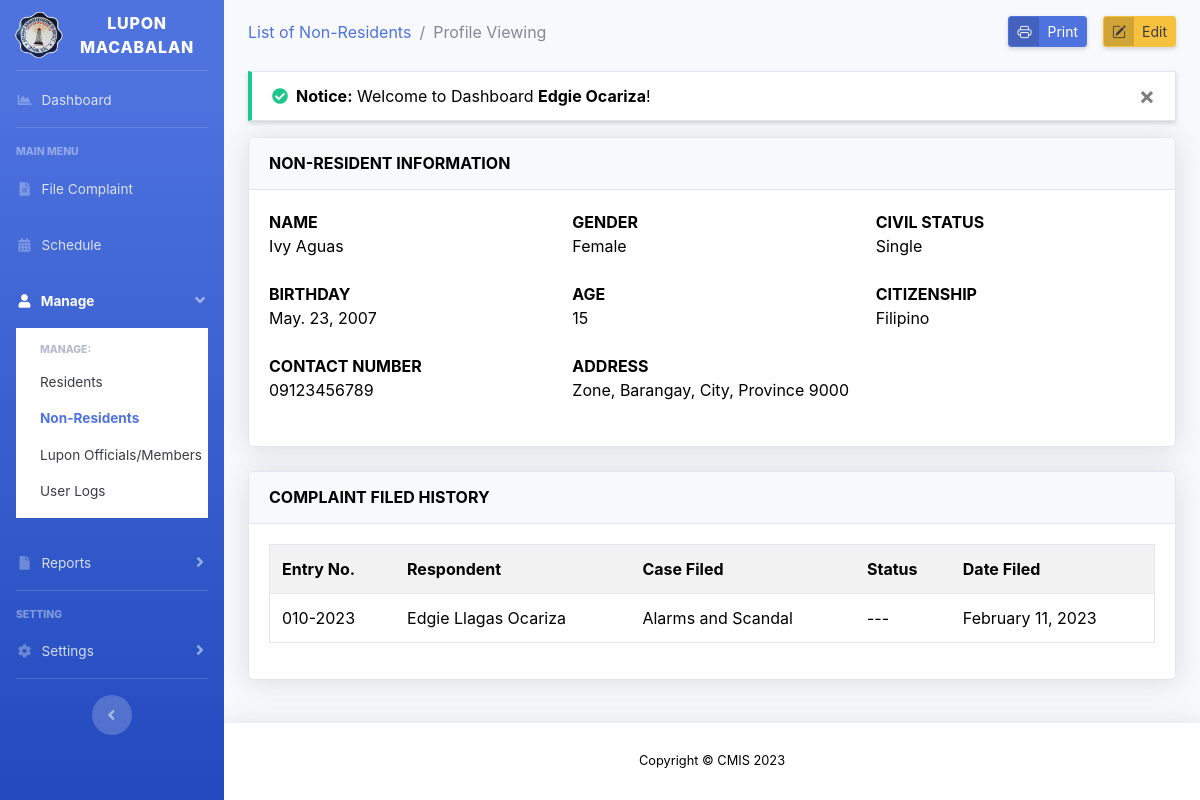
/view-non-resident-profile.php?id=3 (signed in), run on an earlier commit of the app's database.
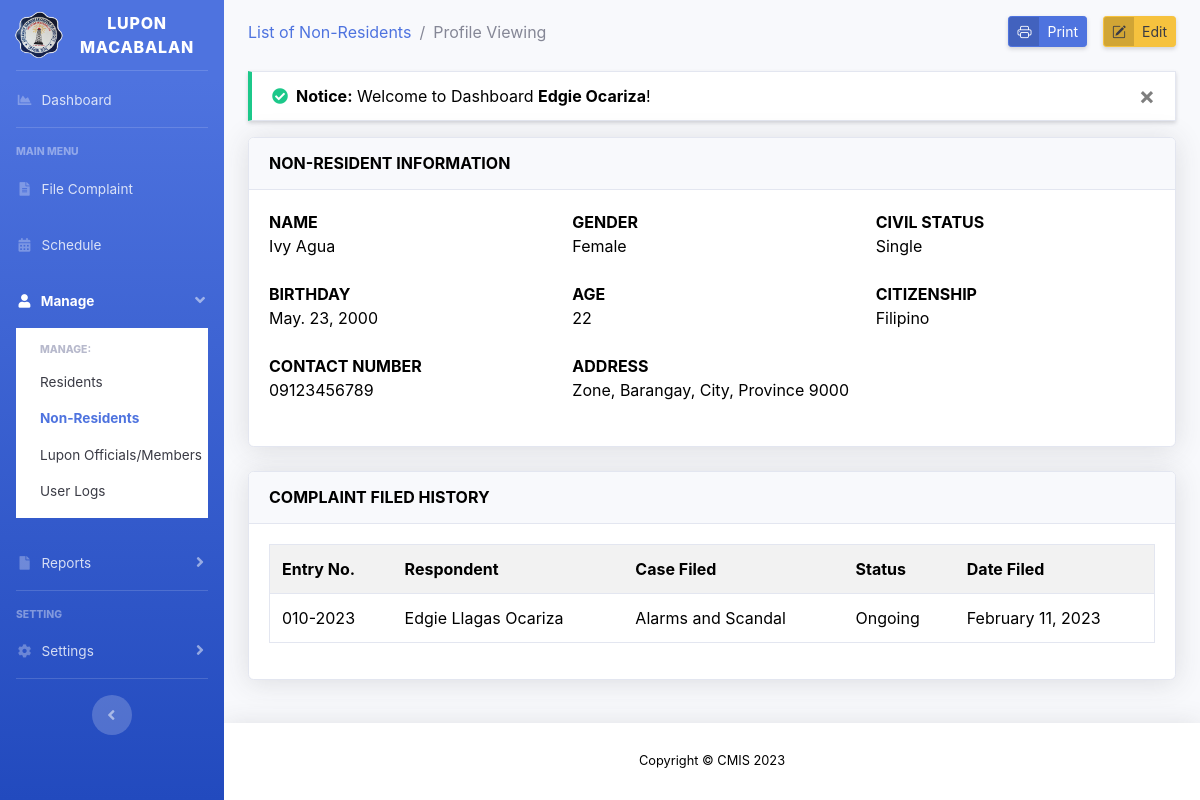
And on a later commit of the database.
### tables this page shows
CREATE TABLE `tbl_non_residents` (
  `nres_id` int(15) unsigned NOT NULL AUTO_INCREMENT,
  `nres_fname` varchar(50) NOT NULL,
  `nres_mname` varchar(50) NOT NULL,
  `nres_lname` varchar(50) NOT NULL,
  `nres_suffix` varchar(5) NOT NULL,
  `nres_birthday` date NOT NULL,
  `nres_age` int(3) NOT NULL,
  `nres_gender` text NOT NULL,
  `citizenship_id` int(11) NOT NULL,
  `nres_cstatus` text NOT NULL,
  `nres_zone` text NOT NULL,
  `nres_barangay` text NOT NULL,
  `nres_city` text NOT NULL,
  `nres_province` text NOT NULL,
  `nres_zcode` text NOT NULL,
  `nres_contact` varchar(11) NOT NULL,
  `nres_regdatetime` timestamp NOT NULL DEFAULT current_timestamp(),
  `nres_moddatetime` timestamp NOT NULL DEFAULT current_timestamp() ON UPDATE current_timestamp(),
  PRIMARY KEY (`nres_id`),
  KEY `citizenship_id` (`citizenship_id`)
);

CREATE TABLE `tbl_file_complaint` (
  `fc_id` varchar(50) NOT NULL,
  `comp_id` int(15) NOT NULL,
  `resp_id` int(15) NOT NULL,
  `com_id` int(15) NOT NULL,
  `fc_statement` text NOT NULL,
  `status_id` tinyint(3) NOT NULL DEFAULT 1,
  `fc_type` tinyint(3) NOT NULL DEFAULT 0 COMMENT '[0] = Resident\r\n[1] = Non Resident',
  `fc_regdatetime` timestamp NOT NULL DEFAULT current_timestamp(),
  `fc_moddatetime` timestamp NOT NULL DEFAULT current_timestamp() ON UPDATE current_timestamp(),
  PRIMARY KEY (`fc_id`),
  KEY `comp_id` (`comp_id`,`resp_id`,`com_id`,`status_id`)
);

CREATE TABLE `tbl_residents` (
  `res_id` int(15) unsigned NOT NULL AUTO_INCREMENT,
  `res_fname` varchar(50) NOT NULL,
  `res_mname` varchar(50) NOT NULL,
  `res_lname` varchar(50) NOT NULL,
  `res_suffix` varchar(5) NOT NULL,
  `res_birthday` date NOT NULL,
  `res_age` int(3) NOT NULL,
  `res_gender` text NOT NULL,
  `res_cstatus` text NOT NULL,
  `zone_id` int(11) NOT NULL,
  `res_contact` varchar(11) NOT NULL,
  `res_regDateTime` timestamp NOT NULL DEFAULT current_timestamp(),
  `res_moddatetime` timestamp NOT NULL DEFAULT current_timestamp() ON UPDATE current_timestamp(),
  PRIMARY KEY (`res_id`),
  KEY `zone_id` (`zone_id`)
);

CREATE TABLE `tbl_complaint_type` (
  `com_id` int(15) NOT NULL AUTO_INCREMENT,
  `com_name` varchar(100) NOT NULL,
  `com_details` text NOT NULL,
  `com_regdatetime` timestamp NOT NULL DEFAULT current_timestamp(),
  PRIMARY KEY (`com_id`)
);

CREATE TABLE `tbl_status` (
  `status_id` int(11) unsigned NOT NULL AUTO_INCREMENT,
  `status_name` varchar(50) NOT NULL,
  `status_description` text NOT NULL,
  `status_regdatetime` timestamp NOT NULL DEFAULT current_timestamp(),
  PRIMARY KEY (`status_id`)
);

### view-non-resident-profile.php (the view, shortened to what this page needs)
<?php
include 'layouts/header.php';
include 'config/connection.php';
$id = $_GET['id'];
$row = $connection->query("SELECT * FROM tbl_non_residents WHERE nres_id = '$id'")->fetch_assoc();
$citizenship_id = $row['citizenship_id'];
$cdata = $connection->query("SELECT * FROM tbl_citizenship WHERE citizenship_id = '$citizenship_id'")->fetch_assoc();
$complainant = $connection->query("SELECT * FROM tbl_file_complaint WHERE comp_id = '$id' AND fc_type = 1");
?>
<div id="content">
	<div class="container-fluid">
		<div class="d-sm-flex align-items-center mb-4">
			<div class="breadcrumb-item"><a href="non-residents.php">List of Non-Residents</a></div>
			<div class="breadcrumb-item active">Profile Viewing</div>
			<button href="#" class="ml-auto btn btn-sm btn-primary btn-icon-split shadow-sm" id="print">
				<span class="icon">
					<i class="bi bi-printer"></i>
				</span>
				<span class="text">Print</span>
			</button>
			<a href="#" class="ml-3 btn btn-sm text-gray-900 btn-warning btn-icon-split shadow-sm" data-toggle="modal" data-target="#editNonResidentModal">
				<span class="icon">
					<i class="bi bi-pencil-square"></i>
				</span>
				<span class="text">Edit</span>
			</a>
		</div>
		<?php include 'config/message.php'; ?>
		<div id="printThis">
			<div class="card shadow mb-4">
				<div class="card-header py-3">
					<h6 class="m-0 font-weight-bold card-title">NON-RESIDENT INFORMATION</h6>
				</div>
				<div class="card-body">
					<dl>
						<div class="row mb-3">
							<div class="col-sm-4">
								<dt>NAME</dt>
								<dd id="fullname"><?= $row['nres_fname'] . ' ' . $row['nres_mname'] . ' ' . $row['nres_lname'] . ' ' . $row['nres_suffix']; ?></dd>
							</div>
							<div class="col-sm-4">
								<dt>GENDER</dt>
								<dd id="gender"><?= $row['nres_gender'] ?></dd>
							</div>
							<div class="col-sm-4">
								<dt>CIVIL STATUS</dt>
								<dd id="civil"><?= $row['nres_cstatus'] ?></dd>
							</div>
						</div>
						<div class="row mb-3">
							<div class="col-sm-4">
								<dt>BIRTHDAY</dt>
								<dd id="birthday"><?= date('M. d, Y', strtotime($row['nres_birthday'])) ?></dd>
							</div>
							<div class="col-sm-4">
								<dt>AGE</dt>
								<dd id="age"><?= $row['nres_age'] ?></dd>
							</div>
							<div class="col-sm-4">
								<dt>CITIZENSHIP</dt>
								<dd id="citizenship"><?= $cdata['citizenship_name'] ?></dd>
							</div>
						</div>
						<div class="row">
							<div class="col-sm-4">
								<dt>CONTACT NUMBER</dt>
								<dd id="contact"><?= $row['nres_contact'] ?></dd>
							</div>
							<div class="col-sm-8">
								<dt>ADDRESS</dt>
								<dd id="address">
									<?php
									echo $row['nres_zone'] . ', ' . $row['nres_barangay'] . ', ' . $row['nres_city']  . ', ' . $row['nres_province'] . ' ' . $row['nres_zcode'];
									?>
								</dd>
							</div>
						</div>
					</dl>
				</div>
			</div>
			<div class="card shadow mb-4">
				<div class="card-header py-3">
					<h6 class="m-0 font-weight-bold card-title">COMPLAINT FILED HISTORY</h6>
				</div>
				<div class="card-body">
					<?php if ($complainant->num_rows > 0) : ?>
						<div class="table-responsive">
							<table class="table table-striped text-gray-900 border" width="100%">
								<tr>
									<th>Entry No.</th>
									<th>Respondent</th>
									<th>Case Filed</th>
									<th>Status</th>
									<th>Date Filed</th>
								</tr>
								<?php
								while ($rowc = $complainant->fetch_assoc()) {
									$resp_id = $rowc['resp_id'];
									$resp1 = $connection->query("SELECT * FROM tbl_residents WHERE res_id = '$resp_id'")->fetch_assoc();
									$rp_fullname = $resp1['res_fname'] . ' ' . $resp1['res_mname'] . ' ' . $resp1['res_lname'];
								?>
									<tr>
										<td><?= $rowc['fc_id'] ?></td>
										<td><?= $rp_fullname ?></td>
										<td>
											<?php
											$com_id = $rowc['com_id'];
											$complaint = $connection->query("SELECT * FROM tbl_complaint_type WHERE com_id = '$com_id'")->fetch_assoc();
											echo $complaint['com_name'];
											?>
										</td>
										<td>
											<?php
											$status_id = $rowc['status_id'];
											$status = $connection->query("SELECT * FROM tbl_status WHERE status_id = '$status_id'")->fetch_assoc();
											if (!empty($status['status_name'])) {
												echo $status['status_name'];
											} else {
												echo "---";
											}
											?>
										</td>
										<td><?= date('F d, Y', strtotime($rowc['fc_regdatetime'])) ?></td>
									</tr>
								<?php
								}
								?>
							</table>
						</div>
					<?php else : ?>
						<h6 class="text-center font-italic text-gray-500">No data available</h6>
					<?php endif; ?>
				</div>
			</div>
		</div>
	</div>
</div>
<?php
include 'layouts/footer.php';
?>

What changed in the data, as far as the page shows it:
changed tbl_non_residents "Ivy": nres_lname "Aguas" → "Agua"; nres_birthday "May. 23, 2007" → "May. 23, 2000"; nres_age "15" → "22"
changed tbl_file_complaint "Edgie Llagas Ocariza": status.status_name (not shown) → "Ongoing"; no longer shows "---"
